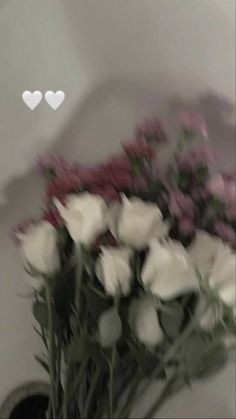
#> input picture Hafta10/Ders2/res.jpg, 236 x 419 px
$ python resimkeskinlestirme.py
#> lines starting #> are read from the running program, lines starting #| are printed output that depends on the picture
import cv2 as cv
import numpy as np

src = cv.imread("res.jpg")
#> src is the input picture: shape (419, 236, 3); mean B, G, R 95.1, 103.6, 109.7
if src is None:
    raise FileNotFoundError("res.jpg dosyasi bulunamadi!")

sharpen_op = np.array([[0, -1, 0], [-1, 5, -1], [0, -1, 0]], dtype=np.float32)
sharpen_image = cv.filter2D(src, cv.CV_32F, sharpen_op)
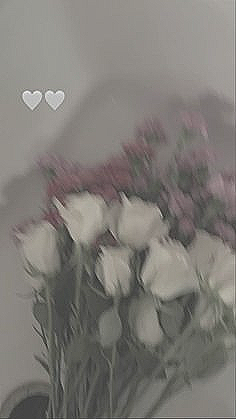
#> sharpen_image: shape (419, 236, 3) float32; mean B, G, R 95, 103.5, 109.6; drawn with min black and max white
sharpen_image = cv.convertScaleAbs(sharpen_image)
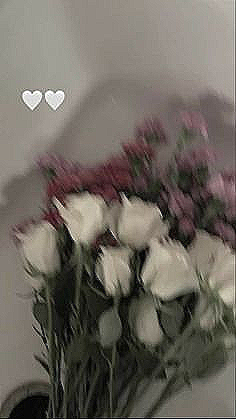
#> sharpen_image: shape (419, 236, 3); mean B, G, R 95.2, 103.7, 109.7

cv.imshow("Orijinal Goruntu", src)
cv.imshow("Keskinlestirilmis Goruntu", sharpen_image)
cv.waitKey(0)
cv.destroyAllWindows()
